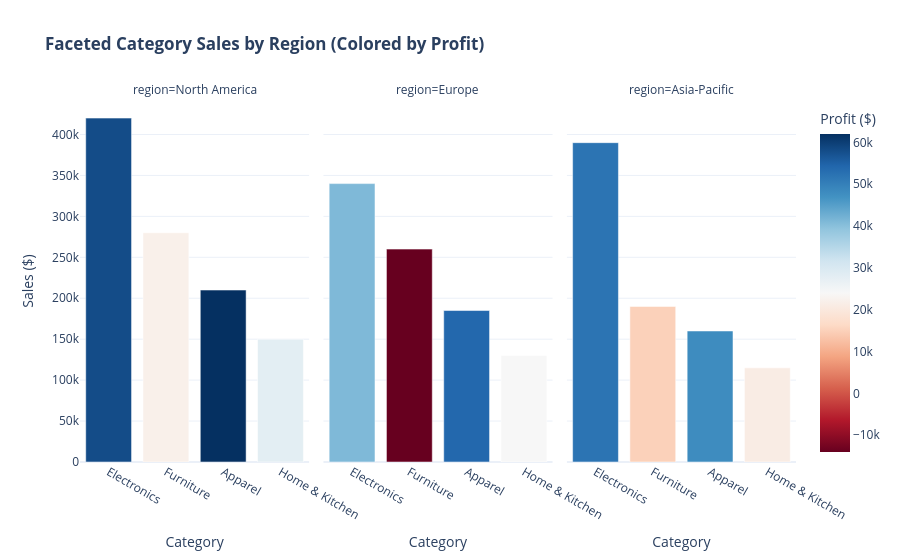

Write notebook code for a chart like this one.
### Markdown cell above
## 11. Challenge Activity

**Faceted Comparison Charts:**  
When comparing multiple sub-groups, grouped bars can become visually crowded. A **faceted chart** (small multiples) splits the data into side-by-side subplots for each region.

1. Using `px.bar`, create a faceted bar chart comparing `sales` across `category`, with `facet_col="region"`.
2. Color the bars by `profit` so viewers can assess revenue and profitability simultaneously.
3. Write two business takeaways explaining how faceting improves clarity over a standard grouped bar chart.

### Code cell
# Challenge Activity: Faceted Bar Chart
fig_facet = px.bar(
    df,
    x="category",
    y="sales",
    color="profit",
    facet_col="region",
    color_continuous_scale="RdBu",
    title="<b>Faceted Category Sales by Region (Colored by Profit)</b>",
    labels={"sales": "Sales ($)", "category": "Category", "profit": "Profit ($)"}
)
fig_facet.update_layout(template="plotly_white")
fig_facet.show()

### Figure 1 — Plotly figure (JSON) as saved in the notebook; plotly's stock layout.template omitted (floating-point values rounded to 4 significant figures)
{"data": [{"hovertemplate": "region=North America<br>Category=%{x}<br>Sales ($)=%{y}<br>Profit ($)=%{marker.color}<extra></extra>", "legendgroup": "", "marker": {"color": [58000, 22000, 62000, 28000], "coloraxis": "coloraxis", "pattern": {"shape": ""}}, "name": "", "orientation": "v", "showlegend": false, "textposition": "auto", "type": "bar", "x": ["Electronics", "Furniture", "Apparel", "Home & Kitchen"], "xaxis": "x", "y": [420000, 280000, 210000, 150000], "yaxis": "y"}, {"hovertemplate": "region=Europe<br>Category=%{x}<br>Sales ($)=%{y}<br>Profit ($)=%{marker.color}<extra></extra>", "legendgroup": "", "marker": {"color": [41000, -14000, 54000, 24000], "coloraxis": "coloraxis", "pattern": {"shape": ""}}, "name": "", "orientation": "v", "showlegend": false, "textposition": "auto", "type": "bar", "x": ["Electronics", "Furniture", "Apparel", "Home & Kitchen"], "xaxis": "x2", "y": [340000, 260000, 185000, 130000], "yaxis": "y2"}, {"hovertemplate": "region=Asia-Pacific<br>Category=%{x}<br>Sales ($)=%{y}<br>Profit ($)=%{marker.color}<extra></extra>", "legendgroup": "", "marker": {"color": [52000, 15000, 48000, 21000], "coloraxis": "coloraxis", "pattern": {"shape": ""}}, "name": "", "orientation": "v", "showlegend": false, "textposition": "auto", "type": "bar", "x": ["Electronics", "Furniture", "Apparel", "Home & Kitchen"], "xaxis": "x3", "y": [390000, 190000, 160000, 115000], "yaxis": "y3"}], "layout": {"annotations": [{"font": {}, "showarrow": false, "text": "region=North America", "x": 0.16, "xanchor": "center", "xref": "paper", "y": 1, "yanchor": "bottom", "yref": "paper"}, {"font": {}, "showarrow": false, "text": "region=Europe", "x": 0.5, "xanchor": "center", "xref": "paper", "y": 1, "yanchor": "bottom", "yref": "paper"}, {"font": {}, "showarrow": false, "text": "region=Asia-Pacific", "x": 0.84, "xanchor": "center", "xref": "paper", "y": 1, "yanchor": "bottom", "yref": "paper"}], "barmode": "relative", "coloraxis": {"autocolorscale": false, "colorbar": {"title": {"text": "Profit ($)"}}, "colorscale": [[0, "rgb(103,0,31)"], [0.1, "rgb(178,24,43)"], [0.2, "rgb(214,96,77)"], [0.3, "rgb(244,165,130)"], [0.4, "rgb(253,219,199)"], [0.5, "rgb(247,247,247)"], [0.6, "rgb(209,229,240)"], [0.7, "rgb(146,197,222)"], [0.8, "rgb(67,147,195)"], [0.9, "rgb(33,102,172)"], [1, "rgb(5,48,97)"]]}, "legend": {"tracegroupgap": 0}, "title": {"text": "<b>Faceted Category Sales by Region (Colored by Profit)</b>"}, "xaxis": {"anchor": "y", "domain": [0, 0.32], "title": {"text": "Category"}}, "xaxis2": {"anchor": "y2", "domain": [0.34, 0.66], "matches": "x", "title": {"text": "Category"}}, "xaxis3": {"anchor": "y3", "domain": [0.68, 1.0], "matches": "x", "title": {"text": "Category"}}, "yaxis": {"anchor": "x", "domain": [0, 1], "title": {"text": "Sales ($)"}}, "yaxis2": {"anchor": "x2", "domain": [0, 1], "matches": "y", "showticklabels": false}, "yaxis3": {"anchor": "x3", "domain": [0, 1], "matches": "y", "showticklabels": false}}}
